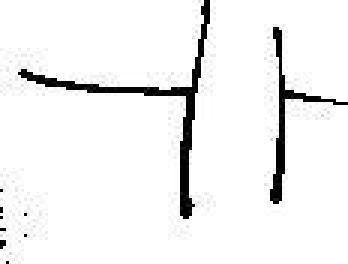
#> input picture smarterboard-images/capacitor111.jpg, 116 x 88 px, given in place of resistor1.jpg, which was not available (shown 3 times larger)
$ python processing.py   (Python 2 division)   (older library calls are emulated)
#> lines starting #> are read from the running program, lines starting #| are printed output that depends on the picture; after the words box and inside, x2 and y2 are one past the last pixel; in counts of white or black regions, pixels touching at a corner belong together; pictures that were not available may be replaced by others from this repository, and a replacement may not be noted
import os
import numpy as np
from skimage.io import imread
from skimage.transform import resize
from skimage import exposure
from skimage.filter import threshold_otsu, gabor_filter
from sklearn.cross_validation import train_test_split

from utils import Utils

HAND_DRAWN_DIR = os.path.join(os.path.abspath('.'), 'smarterboard-images/')
RAND_ECOMPS_DIR = os.path.join(os.path.abspath('.'), 'rand-ecomps-images/')

class Preprocessing:
    @staticmethod
    def binary_from_thresh(img):
        """ Base function for converting to binary using a threshold """
        thresh = threshold_otsu(img)
        binary = img < thresh
        return binary

    # [19 lines left out: functions angle_pass_filter, frontslash_filter, backslash_filter, not called in this run]


class FeatureExtraction:

    denom = 4.0
    freq = 0.50
    bw = 0.80

    # [45 lines left out: functions mean_exposure_hist, mean_exposure_hist_from_gabor, rawpix_nbins, not called in this run]


class Data:

    # [37 lines left out: functions getTrainFilenames, isResistorFromFilename, isComponentFromFilename, loadImageFeatures, not called in this run]

    @staticmethod
    def loadImage(filename, square=True):
#> called with filename = 'smarterboard-images/resistor1.jpg', square = True
        if filename[-3:] == 'jpg':
            image = imread(filename, as_grey=True)
#> image is the input picture: shape (88, 116); min 0, max 255, mean 240.8
        elif filename[-3:] == 'npy':
            image = np.load(filename)
        if square:
            sqr_image = resize(image, (100, 100))
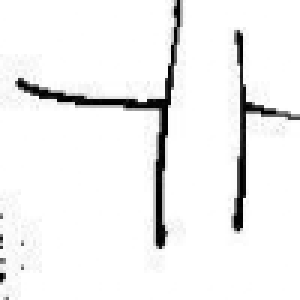
#> sqr_image: shape (100, 100) float64 (shown 3 times larger); min 0, max 1, mean 0.944
            return Preprocessing.binary_from_thresh(sqr_image)
#> in binary_from_thresh, `thresh = threshold_otsu(img)`: thresh = 0.553
#> in binary_from_thresh, `binary = img < thresh`:
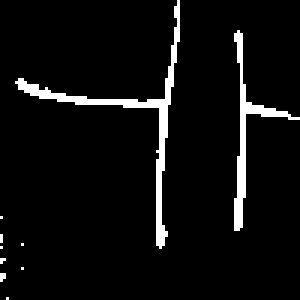
#> binary: shape (100, 100) bool (shown 3 times larger); 5.3% white in thin lines or dots

        else:
            return Preprocessing.binary_from_thresh(image)

    # [48 lines left out: functions loadTrain, loadTrainTest, not called in this run]


def test_loadImage():
    import matplotlib.pyplot as plt
    resistor_path = HAND_DRAWN_DIR + 'resistor1.jpg'
    img = Data.loadImage(resistor_path, square=True)
    print img
#> (printed output is left out)
    plt.imshow(img, cmap='gray')
    plt.title("Should be Square")
    plt.show()
    hist, bins = exposure.histogram(img)
#> hist = 256 values, max 9466 at index 0, min 0 at index 1, mean 39.06; bins = 256 values from 0.00195 to 0.998
    plt.plot(bins, hist)
    plt.show()
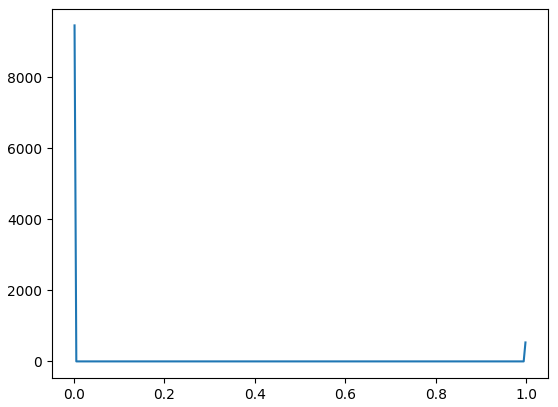
#> figure drawn by matplotlib, 1 panel; curve peaks at x = 0.00195, y = 9466

# [17 lines left out: functions test_loadTrainTest, test_isComponentFromFilename, not called in this run]


if __name__ == '__main__':
    test_loadImage()
    # test_loadTrainTest()
    # test_isComponentFromFilename()

$ run again, on smarterboard-images/capacitor13.jpg
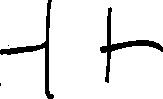
#> input picture smarterboard-images/capacitor13.jpg, 163 x 99 px, given in place of resistor1.jpg, which was not available
#> in loadImage, image is the input picture: shape (99, 163); min 0, max 255, mean 234.5
#> thresh = 0.545
#> in binary_from_thresh, `binary = img < thresh`:
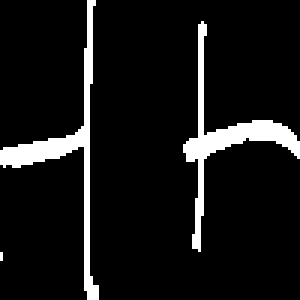
#> binary: shape (100, 100) bool (shown 3 times larger); 8.3% white; 3 white regions (1 under 20 px), largest, box (x1, y1, x2, y2) and area: (61, 7, 100, 84) 417, (0, 0, 33, 100) 413
#> (printed output is left out)
#> hist = 256 values, max 9167 at index 0, min 0 at index 1, mean 39.06; bins = 256 values from 0.00195 to 0.998
#> in test_loadImage, `plt.show()`:
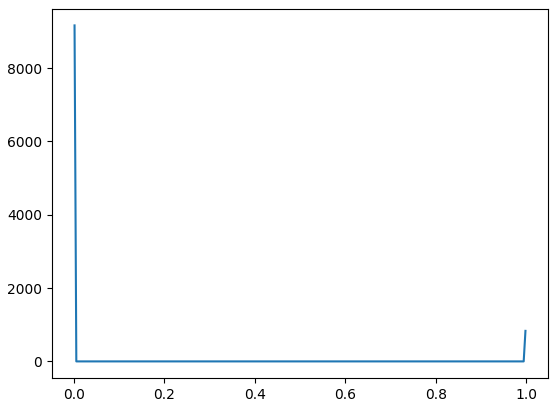
#> figure drawn by matplotlib, 1 panel; curve peaks at x = 0.00195, y = 9167

$ run again, on smarterboard-images/capacitor132.jpg
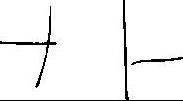
#> input picture smarterboard-images/capacitor132.jpg, 183 x 101 px, given in place of resistor1.jpg, which was not available
#> in loadImage, image is the input picture: shape (101, 183); min 0, max 255, mean 242.8
#> thresh = 0.557
#> in binary_from_thresh, `binary = img < thresh`:
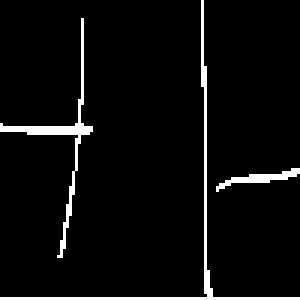
#> binary: shape (100, 100) bool (shown 3 times larger); 4.6% white in thin lines or dots
#> (printed output is left out)
#> hist = 256 values, max 9536 at index 0, min 0 at index 1, mean 39.06; bins = 256 values from 0.00195 to 0.998
#> in test_loadImage, `plt.show()`:
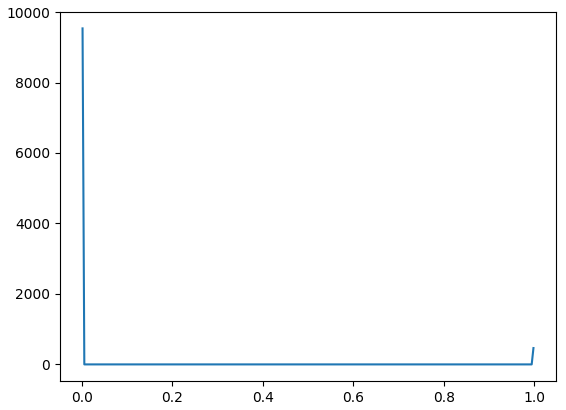
#> figure drawn by matplotlib, 1 panel; curve peaks at x = 0.00195, y = 9536

$ run again, on smarterboard-images/capacitor135.jpg
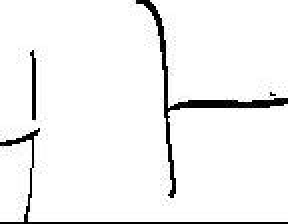
#> input picture smarterboard-images/capacitor135.jpg, 144 x 112 px, given in place of resistor1.jpg, which was not available (shown 2 times larger)
#> in loadImage, image is the input picture: shape (112, 144); min 0, max 255, mean 242.2
#> in loadImage, `sqr_image = resize(image, (100, 100))`:
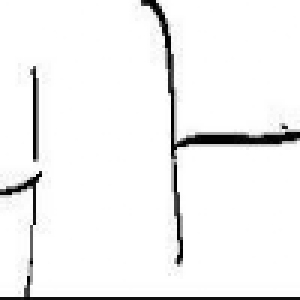
#> sqr_image: shape (100, 100) float64 (shown 3 times larger); min 3.26e-05, max 1, mean 0.949
#> thresh = 0.553
#> in binary_from_thresh, `binary = img < thresh`:
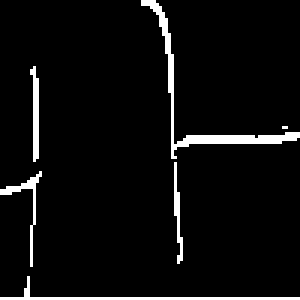
#> binary: shape (100, 100) bool (shown 3 times larger); 5% white in thin lines or dots
#> (printed output is left out)
#> hist = 256 values, max 9498 at index 0, min 0 at index 1, mean 39.06; bins = 256 values from 0.00195 to 0.998
